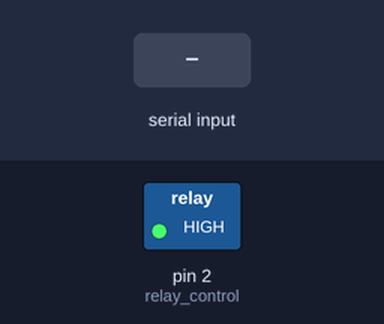
Recording of a sketch running on a simulated Arduino Uno, built with avr-gcc and run on an emulated ATmega328P. Shown: switched loads named in the sketch (green lamp = pin HIGH). Dashed ring = blinking. Inputs (shaded band) come from the test bench. What the sketch prints to the serial monitor is not drawn.

Above: at 1.2 s.
1.3 s: "90,45\n" received over the second serial link
3.5 s: "5\n" received over the second serial link
Timing chart, 0 to 11.5 s (numbered marks = the images above; inputs shaded):
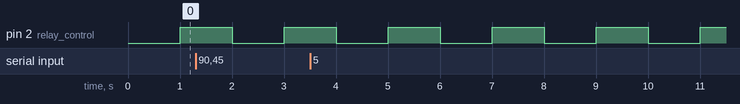

Measured:
- by itself, pin 2 (relay_control): alternates HIGH for 1.0 s and LOW for 1.0 s

The sketch:

EX_48_02.ino
```cpp
#include <SoftwareSerial.h>

const int MIN_INTERVAL = 500, MAX_INTERVAL = 2000;
int current_interval = 1000;

SoftwareSerial BTSerial(3, 4);     // 소프트웨어 시리얼 포트 (RX, TX)
int relay_control = 2;      // 릴레이 제어 핀 연결

boolean led_state = false;
unsigned long time_previous = 0;
String buffer = "";
boolean process_it = false;

void setup() {
  Serial.begin(9600);
  BTSerial.begin(9600);

  pinMode(relay_control, OUTPUT);   // 릴레이 제어 핀을 출력으로 설정
  digitalWrite(relay_control, LOW);   // 열린 상태에서 시작

  Serial.println("* 현재 점멸 간격은 " + String(current_interval) + "밀리초입니다.");
}

void loop() {
  unsigned long time_current = millis();

  if (BTSerial.available()) {     // 블루투스로 문자 수신
    char c = BTSerial.read();

    if (c == '\n') {
      process_it = true;
    }
    else {
      buffer += c;
    }
  }

  if (process_it) {
    int new_interval = buffer.toInt();
    Serial.print(" => " + buffer + " : ");

    if (new_interval >= MIN_INTERVAL && new_interval <= MAX_INTERVAL && new_interval != current_interval) {
      current_interval = new_interval;
      Serial.println(new_interval + String("밀리초로 점멸 간격을 변경합니다."));
    }
    else {
      Serial.println("현재 점멸 간격을 유지합니다.");
    }

    process_it = false;
    buffer = "";
  }

  if (time_current - time_previous >= current_interval) {
    led_state = !led_state;
    digitalWrite(relay_control, led_state);
    time_previous = time_current;
  }
}
```
